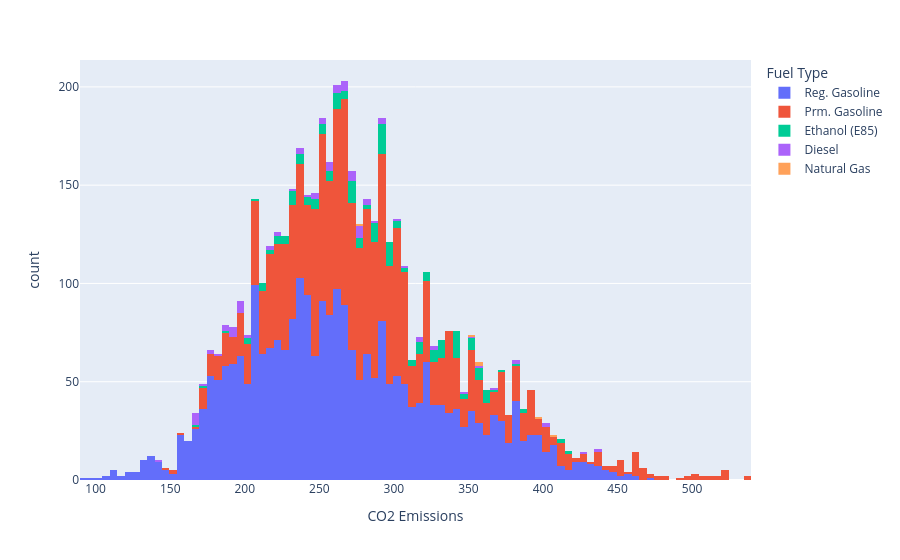

The cell this chart's notebook holds for it:
### Code cell
px.histogram(data_frame = df, 
             x          = "CO2 Emissions",
             color      = "Fuel Type",
             nbins      = 200)

### Figure 1 — Plotly figure (JSON) as saved in the notebook; plotly's stock layout.template omitted (floating-point values rounded to 4 significant figures; data arrays with more than 128 entries replaced by an {"elided": "..."} marker saying what was removed)
{"data": [{"alignmentgroup": "True", "bingroup": "x", "hovertemplate": "Fuel Type=Reg. Gasoline<br>CO2 Emissions=%{x}<br>count=%{y}<extra></extra>", "legendgroup": "Reg. Gasoline", "marker": {"color": "#636efa", "pattern": {"shape": ""}}, "name": "Reg. Gasoline", "nbinsx": 200, "offsetgroup": "Reg. Gasoline", "orientation": "v", "showlegend": true, "type": "histogram", "x": {"elided": "2710 int values"}, "xaxis": "x", "yaxis": "y"}, {"alignmentgroup": "True", "bingroup": "x", "hovertemplate": "Fuel Type=Prm. Gasoline<br>CO2 Emissions=%{x}<br>count=%{y}<extra></extra>", "legendgroup": "Prm. Gasoline", "marker": {"color": "#EF553B", "pattern": {"shape": ""}}, "name": "Prm. Gasoline", "nbinsx": 200, "offsetgroup": "Prm. Gasoline", "orientation": "v", "showlegend": true, "type": "histogram", "x": {"elided": "1993 int values"}, "xaxis": "x", "yaxis": "y"}, {"alignmentgroup": "True", "bingroup": "x", "hovertemplate": "Fuel Type=Ethanol (E85)<br>CO2 Emissions=%{x}<br>count=%{y}<extra></extra>", "legendgroup": "Ethanol (E85)", "marker": {"color": "#00cc96", "pattern": {"shape": ""}}, "name": "Ethanol (E85)", "nbinsx": 200, "offsetgroup": "Ethanol (E85)", "orientation": "v", "showlegend": true, "type": "histogram", "x": {"elided": "199 int values"}, "xaxis": "x", "yaxis": "y"}, {"alignmentgroup": "True", "bingroup": "x", "hovertemplate": "Fuel Type=Diesel<br>CO2 Emissions=%{x}<br>count=%{y}<extra></extra>", "legendgroup": "Diesel", "marker": {"color": "#ab63fa", "pattern": {"shape": ""}}, "name": "Diesel", "nbinsx": 200, "offsetgroup": "Diesel", "orientation": "v", "showlegend": true, "type": "histogram", "x": [255, 165, 268, 278, 256, 270, 194, 302, 277, 181, 268, 189, 252, 281, 165, 198, 224, 198, 175, 218, 232, 198, 294, 400, 251, 270, 429, 264, 165, 281, 256, 192, 217, 196, 252, 192, 165, 266, 198, 326, 167, 272, 381, 167, 245, 283, 356, 272, 316, 275, 354, 221, 263, 238, 140, 198, 277, 278, 400, 235, 316, 437, 265, 316, 238, 186, 260, 437, 192, 263, 185, 279, 170, 329, 346, 381, 290, 272, 255, 178, 256, 267, 244, 192, 200, 290, 308, 200, 246, 367, 246, 289], "xaxis": "x", "yaxis": "y"}, {"alignmentgroup": "True", "bingroup": "x", "hovertemplate": "Fuel Type=Natural Gas<br>CO2 Emissions=%{x}<br>count=%{y}<extra></extra>", "legendgroup": "Natural Gas", "marker": {"color": "#FFA15A", "pattern": {"shape": ""}}, "name": "Natural Gas", "nbinsx": 200, "offsetgroup": "Natural Gas", "orientation": "v", "showlegend": true, "type": "histogram", "x": [352, 355, 357, 395, 278, 406], "xaxis": "x", "yaxis": "y"}], "layout": {"barmode": "relative", "legend": {"title": {"text": "Fuel Type"}, "tracegroupgap": 0}, "margin": {"t": 60}, "xaxis": {"anchor": "y", "domain": [0, 1], "title": {"text": "CO2 Emissions"}}, "yaxis": {"anchor": "x", "domain": [0, 1], "title": {"text": "count"}}}}
